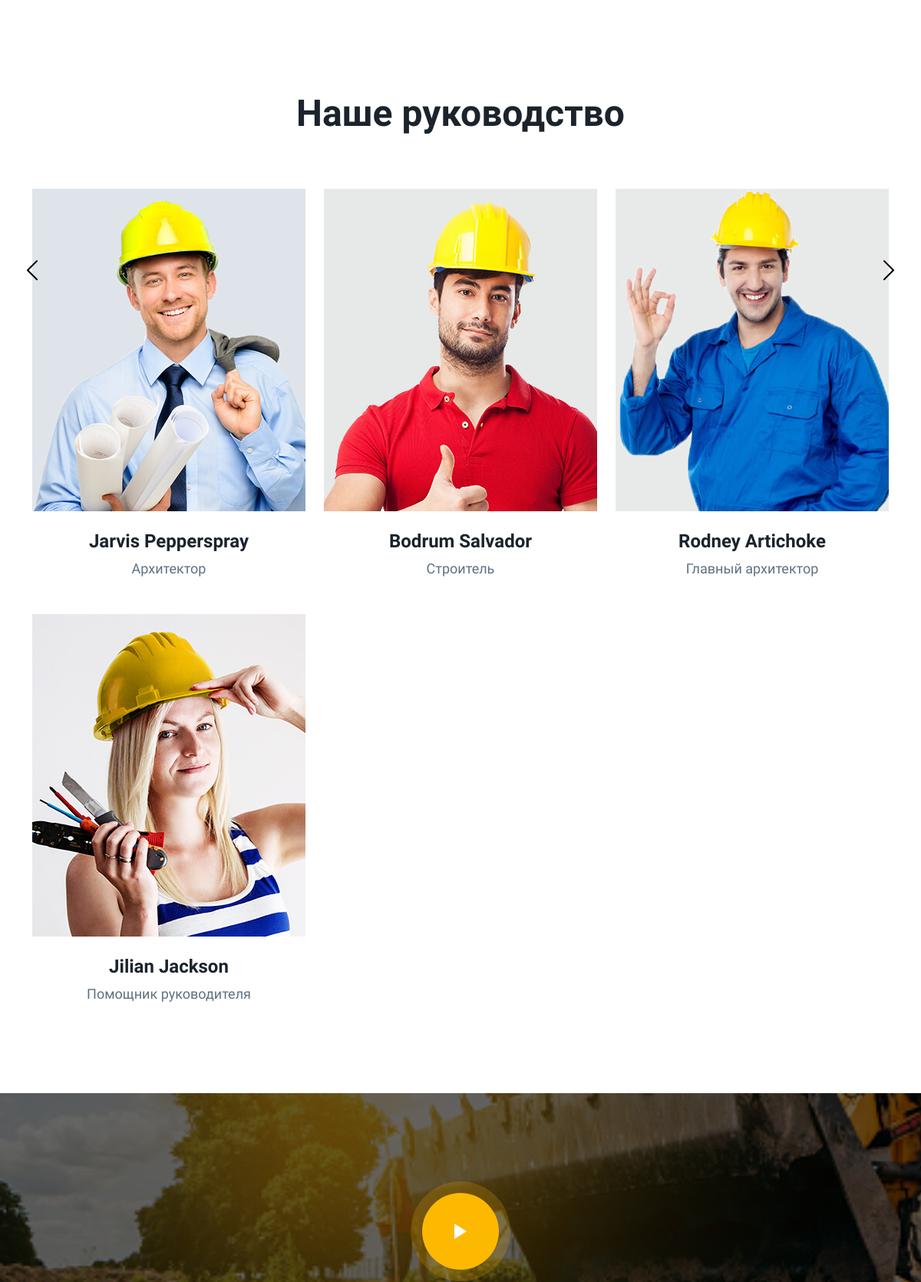
/about/ (middle part), run on an earlier commit of the app's database.
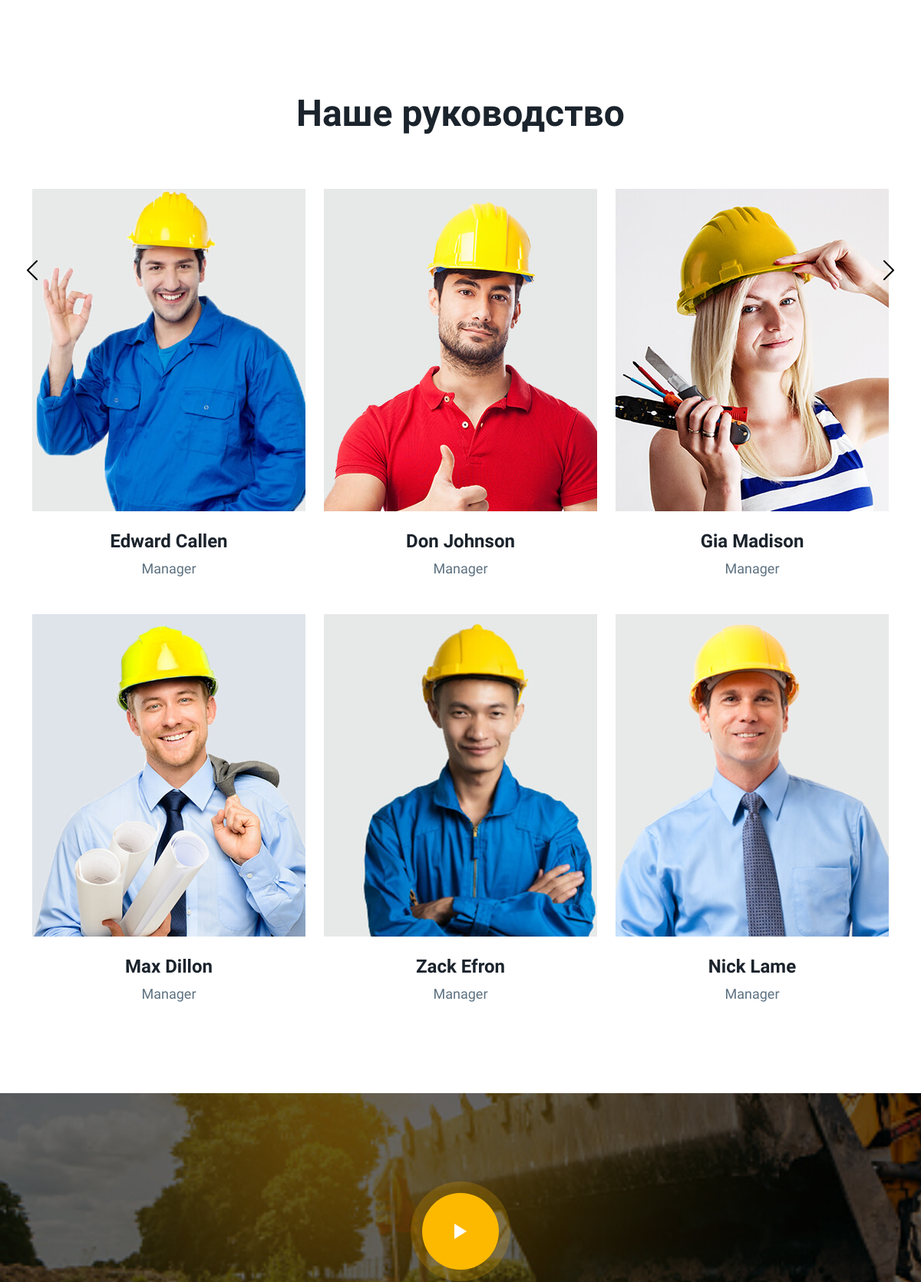
And on a later commit of the database.
### first/models.py (models this page shows, shortened)
class Employee(models.Model):
    full_name = models.CharField(max_length=200, verbose_name="ФИО")
    position = models.CharField(max_length=300, verbose_name="Должность")
    image = models.ImageField(null=True, blank=True, upload_to="doctors")

### first/views.py (the view)
# urls.py: path('about/', employee, name='about'),
def employee(request):
    employee_ = Employee.objects.all()
    congresses = InternationalCongresses.objects.all()
    context = {"employee": employee_, "congresses": congresses}
    return render(request, "about.html", context)

### templates/about.html (shortened to what this page needs)
{% extends 'index.html' %}
{% load static %}
{% load i18n%}
{% block page %}
<html lang="en">
            <section class="con_team_area_three sec_gap">
                <div class="container">
                    <div class="section_title text-center wow fadeInUp" data-wow-delay="0.2s">
                        <h2 class="con_title">{% trans 'Наше руководство'%}</h2>
                    </div>
                    <div class="row">
                        {% for em in employee %}
                        <div class="col-lg-4 col-sm-6 wow fadeInLeft" data-wow-delay="0.1s">
                            <div class="con_team_item_two">
                                <div class="team_img hover_effect">
                                    <img src={{em.image.url}} alt="team1">
                                    <div class="social_icon">
                                    </div>
                                </div>
                                <div class="content">
                                    <a href="#">
                                        <h5>{{em.full_name}}</h5>
                                    </a>
                                    <p>{{em.position}}</p>
                                </div>
                            </div>
                        </div>
                                    {% endfor %}
                    </div>
                </div>
            </section>
            <section class="con_video_area">
                <div class="overlay_bg parallax-effect" style="background: url(/static/img/road.jpg) no-repeat;"></div>
                <div class="container">
                    <div class="con_video_content">
                        <a href="https://www.youtube.com/watch?v=sU3FkzUKHXU" class="video_btn popup-youtube">
                            <span></span>
                        </a>
                    </div>
                </div>
            </section>
            <div class="carousel-container">
      <div class="inner-carousel">
        <div class="nav">
          <button class="prev"><i class="carousel-control-prev-icon"></i></button>
          <button class="next"><i class="carousel-control-next-icon"></i></button>
        </div>
  </div>
</div>
{% endblock %}

What changed in the data, as far as the page shows it:
removed Employee: image (picture), full_name "Jarvis Pepperspray", position "Архитектор"
removed Employee: image (picture), full_name "Rodney Artichoke", position "Главный архитектор"
removed Employee: image (picture), full_name "Jilian Jackson", position "Помощник руководителя"
added Employee: image (picture), full_name "Edward Callen", position "Manager"
changed Employee: full_name "Bodrum Salvador" → "Don Johnson"; position "Строитель" → "Manager"
added Employee: image (picture), full_name "Gia Madison", position "Manager"
added Employee: image (picture), full_name "Max Dillon", position "Manager"
added Employee: image (picture), full_name "Zack Efron", position "Manager"
added Employee: image (picture), full_name "Nick Lame", position "Manager"
